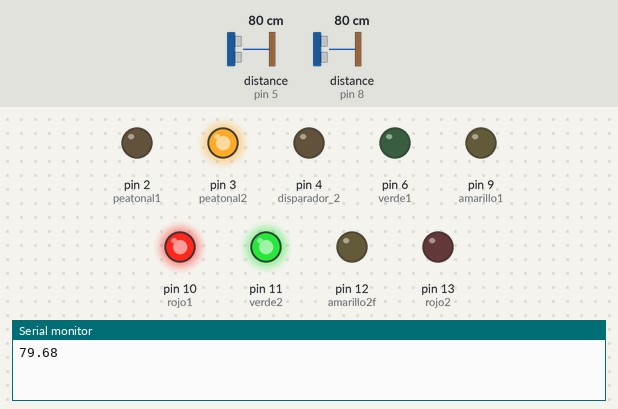
The sketch below on a simulated Arduino Uno, built with avr-gcc and run on an emulated ATmega328P. Parts: output pins drawn as LEDs (lit = HIGH), the last lines printed to the serial monitor. Wiring (inferred from the names in the program): ultrasonic range finder: trigger pin 7; echo pin 8. The inputs (shaded band) are chosen by the test bench; at power-on: distance to the obstacle (sensors on pin 5, pin 8) 80 cm. The echo pulse lasts 58.3 µs per cm; pins used as bus, display or sensor lines are not drawn.

Above: at 5.0 s.
At 12.5 s:
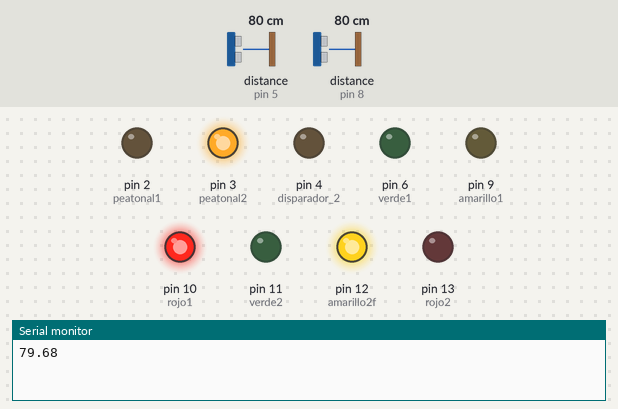
At 20.0 s:
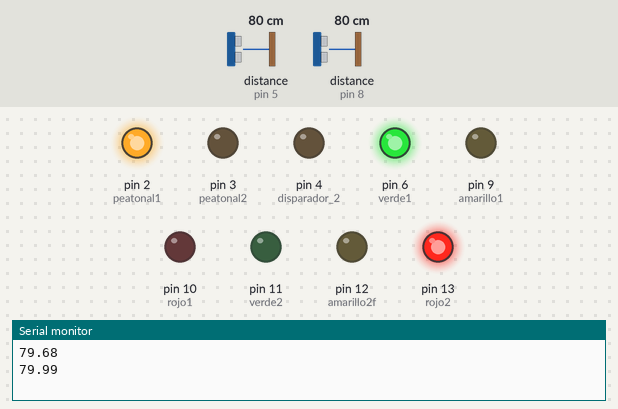
At 27.5 s:
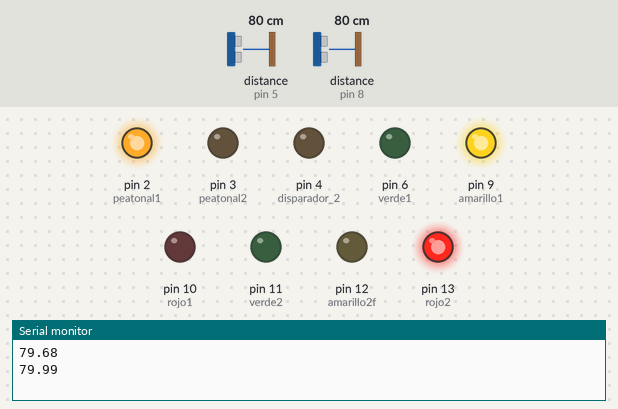
Timing chart, 0 to 39.0 s (numbered marks = the images above):
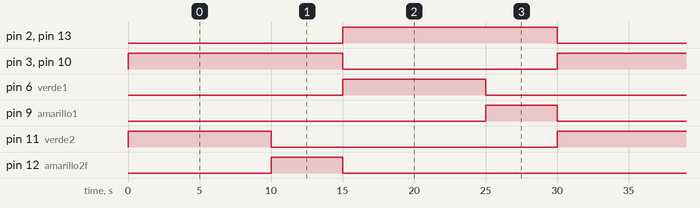

The sketch:

semaforo.ino
```cpp
long tiempo;
long tiempo_2;
int disparador = 7;   // triger
int entrada = 8;      // echo
float distancia;
float distancia_2;
int disparador_2 = 4; //triger2
int entrada_2 = 5; //echo2
void setup()
{
  pinMode(disparador, OUTPUT);
  pinMode(entrada, INPUT);
  pinMode(disparador_2, OUTPUT);
  pinMode(entrada_2, INPUT);
  pinMode(2, OUTPUT); //peatonal1
  pinMode(3, OUTPUT); //peatonal2

  pinMode(6, OUTPUT); //verde1
  pinMode(9, OUTPUT); //amarillo1
  pinMode(10, OUTPUT); //rojo1
  pinMode(11, OUTPUT); //verde2
  pinMode(12, OUTPUT); //amarillo2f
  pinMode(13, OUTPUT); //rojo2

  Serial.begin(9600);
}


void loop()
{
  digitalWrite(disparador, HIGH);
  delayMicroseconds(5);
  digitalWrite(disparador, LOW);
  tiempo = (pulseIn(entrada, HIGH) / 2);
  distancia = float(tiempo * 0.0343);
  Serial.println(distancia);

  digitalWrite(10, HIGH); //rojo1 ON
  digitalWrite(11, HIGH); //verde2 ON
  digitalWrite(3, HIGH); //peatonal2 ON
  if (distancia > 0) {
    delay(10000);
  } else {

    digitalWrite(11, HIGH); //verde2 ON
    delay(900);
    digitalWrite(11, LOW); //VERDE2 OFF
    delay(900);

    digitalWrite(11, HIGH); //VERDE2 ON
    delay(900);
    digitalWrite(11, LOW); //VERDE2 OFF
    delay(900);
    digitalWrite(11, HIGH); //VERDE2 ON
    delay(900);

  }
  //delay(10000);
  digitalWrite(11, LOW); //verde2 OFF
  digitalWrite(12, HIGH); //amarillo2 ON
  delay(5000);

  digitalWrite(3, LOW); //peatonal2 OFF
  digitalWrite(10, LOW); //rojo1 OFF
  digitalWrite(12, LOW); //Amarillo2 OFF

  digitalWrite(disparador_2, HIGH);
  delayMicroseconds(5);
  digitalWrite(disparador_2, LOW);
  tiempo_2 = (pulseIn(entrada_2, HIGH) / 2);
  distancia_2 = float(tiempo_2 * 0.0343);
  Serial.println(distancia_2);


  digitalWrite(6, HIGH); //Verde1 ON
  digitalWrite(13, HIGH); //rojo2 ON
  digitalWrite(2, HIGH); //peatonal1 ON
  if (distancia > 0) {
    delay(10000);
  } else {

    digitalWrite(6, HIGH);
    delay(900);
    digitalWrite(6, LOW);
    delay(900);

    digitalWrite(6, HIGH);
    delay(900);
    digitalWrite(6, LOW);
    delay(900);
    digitalWrite(6, HIGH);
    delay(900);

  }

  digitalWrite(6, LOW); //Verde1 OFF
  digitalWrite(9, HIGH); //Amarillo1 ON
  delay(5000);

  digitalWrite(2, LOW); //peatonal1 OFF
  digitalWrite(9, LOW); //Amarillo1 OFF
  digitalWrite(13, LOW); //Rojo2 OFF

}
```

Measured:
- by itself, pin 2 (peatonal1), pin 3 (peatonal2), pin 10 (rojo1), pin 13 (rojo2): alternates HIGH for 15.0 s and LOW for 15.0 s
- by itself, pin 6 (verde1), pin 11 (verde2): alternates HIGH for 10.0 s and LOW for 20.0 s
- by itself, pin 9 (amarillo1), pin 12 (amarillo2f): alternates HIGH for 5.0 s and LOW for 25.0 s
